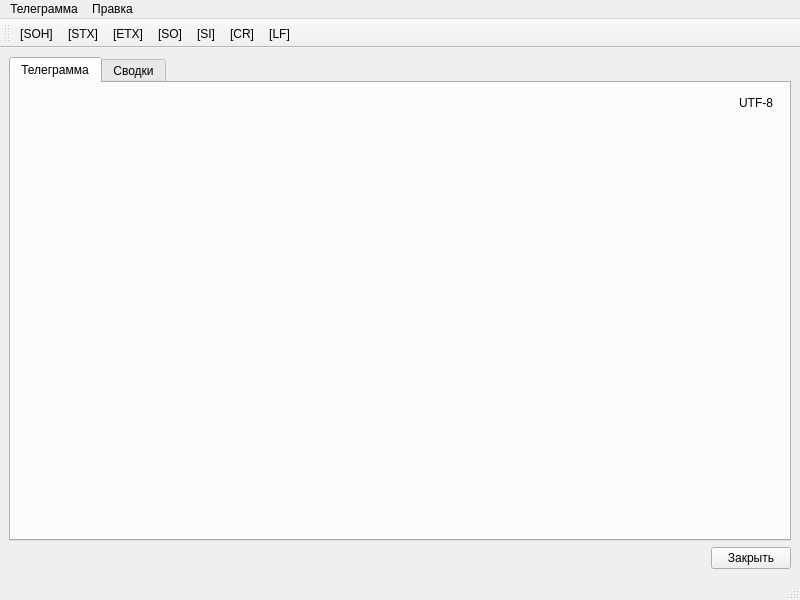
<?xml version="1.0" encoding="UTF-8"?>
<ui version="4.0">
 <class>TlgEditorWindow</class>
 <widget class="QMainWindow" name="TlgEditorWindow">
  <property name="geometry">
   <rect>
    <x>0</x>
    <y>0</y>
    <width>800</width>
    <height>600</height>
   </rect>
  </property>
  <property name="windowTitle">
   <string>Редактор телеграмм</string>
  </property>
  <widget class="QWidget" name="centralwidget">
   <layout class="QGridLayout" name="gridLayout_2">
    <item row="0" column="0" colspan="2">
     <widget class="QTabWidget" name="tabWidget">
      <property name="currentIndex">
       <number>0</number>
      </property>
      <widget class="QWidget" name="tab">
       <attribute name="title">
        <string>Телеграмма</string>
       </attribute>
       <layout class="QGridLayout" name="gridLayout">
        <item row="1" column="1">
         <widget class="QToolButton" name="codecBtn">
          <property name="text">
           <string>UTF-8</string>
          </property>
          <property name="autoRaise">
           <bool>true</bool>
          </property>
         </widget>
        </item>
        <item row="1" column="0">
         <spacer name="horizontalSpacer">
          <property name="orientation">
           <enum>Qt::Horizontal</enum>
          </property>
          <property name="sizeHint" stdset="0">
           <size>
            <width>702</width>
            <height>20</height>
           </size>
          </property>
         </spacer>
        </item>
        <item row="2" column="0" colspan="2">
         <widget class="TlgEditor" name="tlgEditor"/>
        </item>
       </layout>
      </widget>
      <widget class="QWidget" name="decodeTab">
       <attribute name="title">
        <string>Сводки</string>
       </attribute>
       <layout class="QGridLayout" name="gridLayout_3"/>
      </widget>
     </widget>
    </item>
    <item row="1" column="0">
     <spacer name="horizontalSpacer_2">
      <property name="orientation">
       <enum>Qt::Horizontal</enum>
      </property>
      <property name="sizeHint" stdset="0">
       <size>
        <width>40</width>
        <height>20</height>
       </size>
      </property>
     </spacer>
    </item>
    <item row="1" column="1">
     <widget class="QPushButton" name="closeBtn">
      <property name="text">
       <string>Закрыть</string>
      </property>
     </widget>
    </item>
   </layout>
  </widget>
  <widget class="QMenuBar" name="menubar">
   <property name="geometry">
    <rect>
     <x>0</x>
     <y>0</y>
     <width>800</width>
     <height>30</height>
    </rect>
   </property>
   <widget class="QMenu" name="menu">
    <property name="title">
     <string>Телеграмма</string>
    </property>
    <addaction name="newAct"/>
    <addaction name="newWmoCircAct"/>
    <addaction name="newHmsCircAct"/>
    <addaction name="newWmoAddrAct"/>
    <addaction name="newHmsAddrAct"/>
    <addaction name="openAct"/>
    <addaction name="saveAct"/>
    <addaction name="saveAsAct"/>
    <addaction name="separator"/>
    <addaction name="sendAct"/>
    <addaction name="separator"/>
    <addaction name="exitAct"/>
   </widget>
   <widget class="QMenu" name="menu_2">
    <property name="title">
     <string>Правка</string>
    </property>
    <widget class="QMenu" name="menu_3">
     <property name="title">
      <string>Вставить символ</string>
     </property>
     <addaction name="insertSohAct"/>
     <addaction name="insertCrAct"/>
     <addaction name="insertLfAct"/>
     <addaction name="insertStxAct"/>
     <addaction name="insertEtxAct"/>
     <addaction name="insertSoAct"/>
     <addaction name="insertSiAct"/>
    </widget>
    <addaction name="menu_3"/>
   </widget>
   <addaction name="menu"/>
   <addaction name="menu_2"/>
  </widget>
  <widget class="QStatusBar" name="statusbar"/>
  <widget class="QToolBar" name="toolBar">
   <property name="windowTitle">
    <string>toolBar</string>
   </property>
   <attribute name="toolBarArea">
    <enum>TopToolBarArea</enum>
   </attribute>
   <attribute name="toolBarBreak">
    <bool>false</bool>
   </attribute>
   <addaction name="insertSohAct"/>
   <addaction name="insertStxAct"/>
   <addaction name="insertEtxAct"/>
   <addaction name="insertSoAct"/>
   <addaction name="insertSiAct"/>
   <addaction name="insertCrAct"/>
   <addaction name="insertLfAct"/>
  </widget>
  <action name="openAct">
   <property name="icon">
    <iconset resource="../../../etc/novost.icons.qrc">
     <normaloff>:/novost/icons/file_open.png</normaloff>:/novost/icons/file_open.png</iconset>
   </property>
   <property name="text">
    <string>Открыть...</string>
   </property>
   <property name="shortcut">
    <string>Ctrl+O</string>
   </property>
  </action>
  <action name="saveAct">
   <property name="icon">
    <iconset resource="../../../etc/novost.icons.qrc">
     <normaloff>:/novost/icons/save.png</normaloff>:/novost/icons/save.png</iconset>
   </property>
   <property name="text">
    <string>Сохранить...</string>
   </property>
   <property name="shortcut">
    <string>Ctrl+S</string>
   </property>
  </action>
  <action name="exitAct">
   <property name="icon">
    <iconset resource="../../../etc/novost.icons.qrc">
     <normaloff>:/novost/icons/close.png</normaloff>:/novost/icons/close.png</iconset>
   </property>
   <property name="text">
    <string>Закрыть</string>
   </property>
  </action>
  <action name="newAct">
   <property name="text">
    <string>Новая [пустая]</string>
   </property>
   <property name="shortcut">
    <string>Ctrl+N</string>
   </property>
  </action>
  <action name="insertCrAct">
   <property name="text">
    <string>[&amp;CR]</string>
   </property>
  </action>
  <action name="insertSohAct">
   <property name="text">
    <string>[&amp;SOH]</string>
   </property>
  </action>
  <action name="insertLfAct">
   <property name="text">
    <string>[&amp;LF]</string>
   </property>
  </action>
  <action name="insertStxAct">
   <property name="text">
    <string>[S&amp;TX]</string>
   </property>
  </action>
  <action name="insertEtxAct">
   <property name="text">
    <string>[&amp;ETX]</string>
   </property>
  </action>
  <action name="insertSoAct">
   <property name="text">
    <string>[S&amp;O]</string>
   </property>
  </action>
  <action name="insertSiAct">
   <property name="text">
    <string>[S&amp;I]</string>
   </property>
  </action>
  <action name="saveAsAct">
   <property name="text">
    <string>Сохранить как...</string>
   </property>
   <property name="shortcut">
    <string>Ctrl+Shift+S</string>
   </property>
  </action>
  <action name="sendAct">
   <property name="text">
    <string>Отправить в ЦКС...</string>
   </property>
  </action>
  <action name="stormAct">
   <property name="text">
    <string>Разослать по &quot;штормовому кольцу&quot;</string>
   </property>
  </action>
  <action name="newWmoCircAct">
   <property name="text">
    <string>Новая [циркулярная, ВМО]</string>
   </property>
  </action>
  <action name="newWmoAddrAct">
   <property name="text">
    <string>Новая [адресная, ВМО]</string>
   </property>
  </action>
  <action name="newHmsCircAct">
   <property name="text">
    <string>Новая [циркулярная, ГМС]</string>
   </property>
  </action>
  <action name="newHmsAddrAct">
   <property name="text">
    <string>Новая [адресная, ГМС]</string>
   </property>
  </action>
 </widget>
 <customwidgets>
  <customwidget>
   <class>TlgEditor</class>
   <extends>QWidget</extends>
   <header location="global">meteo/commons/ui/custom/tlgeditor.h</header>
  </customwidget>
 </customwidgets>
 <tabstops>
  <tabstop>closeBtn</tabstop>
  <tabstop>codecBtn</tabstop>
  <tabstop>tabWidget</tabstop>
 </tabstops>
 <resources>
  <include location="../../../etc/novost.icons.qrc"/>
 </resources>
 <connections>
  <connection>
   <sender>exitAct</sender>
   <signal>triggered()</signal>
   <receiver>TlgEditorWindow</receiver>
   <slot>close()</slot>
   <hints>
    <hint type="sourcelabel">
     <x>-1</x>
     <y>-1</y>
    </hint>
    <hint type="destinationlabel">
     <x>399</x>
     <y>299</y>
    </hint>
   </hints>
  </connection>
  <connection>
   <sender>closeBtn</sender>
   <signal>clicked()</signal>
   <receiver>TlgEditorWindow</receiver>
   <slot>close()</slot>
   <hints>
    <hint type="sourcelabel">
     <x>751</x>
     <y>558</y>
    </hint>
    <hint type="destinationlabel">
     <x>399</x>
     <y>299</y>
    </hint>
   </hints>
  </connection>
 </connections>
</ui>
